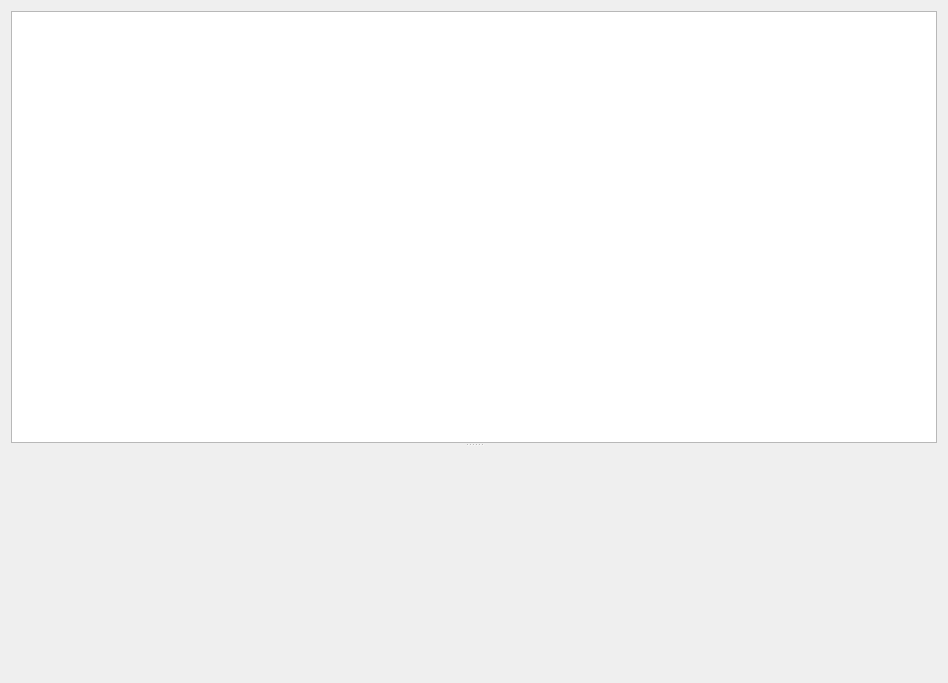
<?xml version="1.0" encoding="UTF-8"?>
<ui version="4.0">
 <class>RelationsView</class>
 <widget class="QWidget" name="RelationsView">
  <property name="geometry">
   <rect>
    <x>0</x>
    <y>0</y>
    <width>948</width>
    <height>683</height>
   </rect>
  </property>
  <property name="windowTitle">
   <string>Roby Display</string>
  </property>
  <layout class="QVBoxLayout" name="verticalLayout">
   <item>
    <widget class="QSplitter" name="splitter">
     <property name="orientation">
      <enum>Qt::Vertical</enum>
     </property>
     <widget class="QGraphicsView" name="graphics">
      <property name="sizePolicy">
       <sizepolicy hsizetype="Expanding" vsizetype="Expanding">
        <horstretch>10</horstretch>
        <verstretch>0</verstretch>
       </sizepolicy>
      </property>
      <property name="minimumSize">
       <size>
        <width>250</width>
        <height>250</height>
       </size>
      </property>
      <property name="renderHints">
       <set>QPainter::Antialiasing|QPainter::TextAntialiasing</set>
      </property>
     </widget>
     <widget class="QWidget" name="scheduler_view_holder" native="true">
      <property name="minimumSize">
       <size>
        <width>0</width>
        <height>100</height>
       </size>
      </property>
     </widget>
    </widget>
   </item>
  </layout>
 </widget>
 <resources/>
 <connections/>
</ui>
